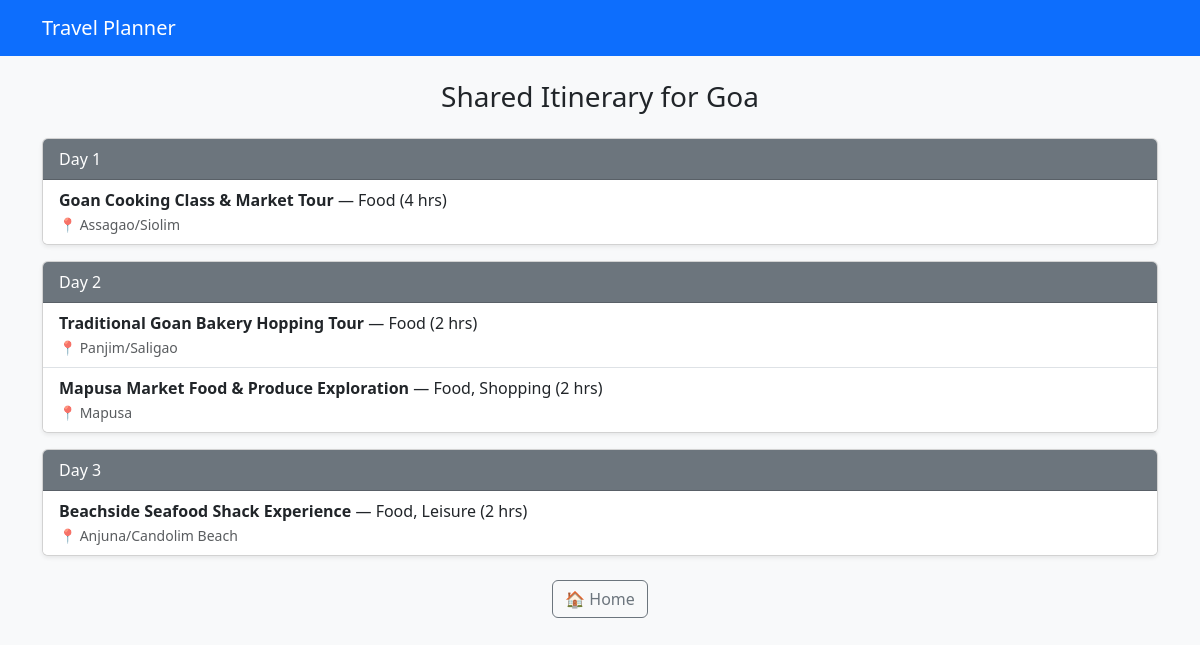
The page /share/2 on the database its author committed.
### app.py (models this page shows)
class Trip(db.Model):
    id = db.Column(db.Integer, primary_key=True)
    destination = db.Column(db.String(100))
    start_date = db.Column(db.String(50))
    num_days = db.Column(db.Integer)
    notes = db.Column(db.String(300))

class Activity(db.Model):
    id = db.Column(db.Integer, primary_key=True)
    trip_id = db.Column(db.Integer, db.ForeignKey('trip.id'))
    name = db.Column(db.String(100))
    category = db.Column(db.String(50))
    duration = db.Column(db.Integer)
    location = db.Column(db.String(100))
    day = db.Column(db.Integer, default=None)
    selected = db.Column(db.Boolean, default=False)

### app.py (the view)
@app.route('/share/<int:trip_id>')
def share_itinerary(trip_id):
    trip = Trip.query.get_or_404(trip_id)
    activities = Activity.query.filter_by(trip_id=trip.id, selected=True).all()
    day_plan = {day: [] for day in range(1, trip.num_days + 1)}
    for act in activities:
        day = act.day if act.day else 1
        day_plan[day].append(act)
    return render_template('share_itinerary.html', trip=trip, day_plan=day_plan)

### templates/share_itinerary.html (shortened to what this page needs)
{% extends "base.html" %}
{% block content %}
<h3 class="text-center mb-4">Shared Itinerary for {{ trip.destination }}</h3>
{% for day, acts in day_plan.items() %}
<div class="card mb-3 shadow-sm">
  <div class="card-header bg-secondary text-white">Day {{ day }}</div>
  <ul class="list-group list-group-flush">
    {% for act in acts %}
    <li class="list-group-item">
      <strong>{{ act.name }}</strong> — {{ act.category }} ({{ act.duration }} hrs)
      <br><small class="text-muted">📍 {{ act.location }}</small>
    </li>
    {% endfor %}
  </ul>
</div>
{% endfor %}
<div class="text-center mt-4">
  <a href="{{ url_for('home') }}" class="btn btn-outline-secondary">🏠 Home</a>
</div>
{% endblock %}

### rows shown on the page
Trip: destination "Goa"
Activity: name "Goan Cooking Class & Market Tour", category "Food", duration "4", location "Assagao/Siolim"
Activity: name "Traditional Goan Bakery Hopping Tour", category "Food", duration "2", location "Panjim/Saligao"
Activity: name "Mapusa Market Food & Produce Exploration", category "Food, Shopping", duration "2", location "Mapusa"
Activity: name "Beachside Seafood Shack Experience", category "Food, Leisure", duration "2", location "Anjuna/Candolim Beach"

### other values the page prints
{{ day }} "1" "2" "3"
